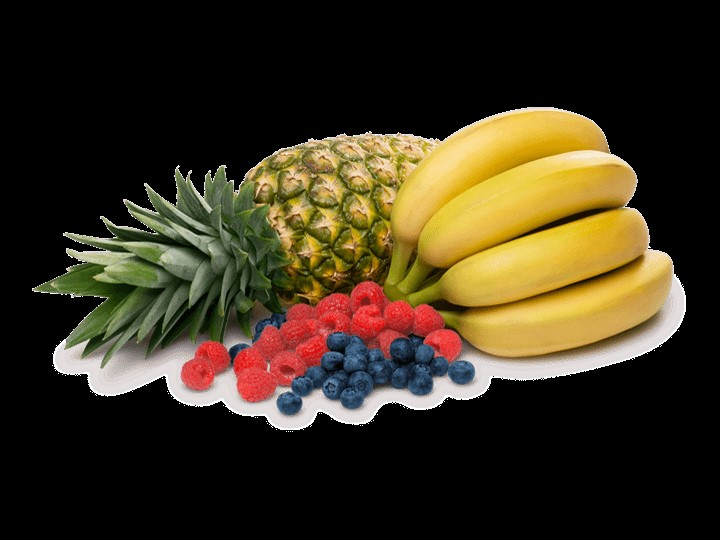
#> input picture src/fruits.jpg, 720 x 540 px; its folder holds only this picture in this run
$ python -i image_load.py   (imports and definitions only)
#> lines starting #> are read from the running program, lines starting #| are printed output that depends on the picture; after the words box and inside, x2 and y2 are one past the last pixel; in counts of white or black regions, pixels touching at a corner belong together
"""
Function to load and segment image using a thresholding method
"""

# requiriments

import os
import numpy as np
import cv2
import matplotlib.pyplot as plt
from PIL import Image, ImageDraw, ImageFilter
import pytesseract
from pytesseract import image_to_string
import imutils
import glob


class load_image(object):
    """
    This class read image data into memory.
    """
    def __init__(self, fileName,Gray=False):
#> called with fileName = 'fruits.jpg', Gray = False
        self.fileName = fileName
        self.Gray =Gray
        self.img = cv2.imread(fileName)
#> self.img is the input picture: shape (540, 720, 3); mean B, G, R 29.6, 49.7, 59.5
        if Gray is True:
            self.img = cv2.cvtColor(self.img, cv2.COLOR_BGR2GRAY)
        self.shape=self.img.shape
#> self.shape = (540, 720, 3)


    def __iter__(self):
        return self

    # [9 lines left out: function histo, not called in this run]


    def agis(self, kernelsize=3, threshold="Adap", ud=10 ,dilate=True,erode=True) :
        '''
        file name: path to img
        histogram: can you see the img hist?
        kernelsize: to medianBlur filtering (Default=3)
        threshold: method to img thresholding OTSU,BIN, Adapt,  Gaussian, i.e. authomatic, manual, automatic use of hist info, adaptative, gaussian
        ud: only works if threshold==BIN, a user defined number between  0 255 to define  the threshold value
        dilate: True or False
        erode: True or False
        '''
#> called with kernelsize = 3, threshold = 'Adap', ud = 10, dilate = True, erode = True
        threshold = threshold.lower()
        if threshold in ["adap","bin","otsu","gaussian"] is False:
            threshold="adap"
            print("warning, threshold should be one of adap,adap2,bin,otsu,gaussian")
        im = self.img
        if (im.shape[2]==3):
            im = cv2.cvtColor(im, cv2.COLOR_BGR2GRAY)
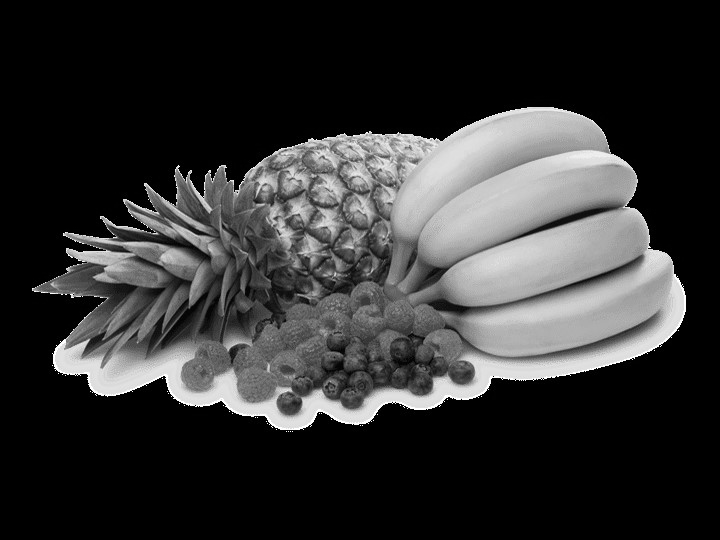
#> im: shape (540, 720); min 0, max 255, mean 50.3
        if kernelsize>0:
            blur = cv2.medianBlur(im,kernelsize,0)
        if kernelsize==0:
            blur = im
        if threshold=="otsu":
            x=(np.median(im))
            x= x.astype(int)
            if x < 255/2:
                ret3,th3 = cv2.threshold(blur,0,255,cv2.THRESH_BINARY+cv2.THRESH_OTSU)
            else:
                ret3,th3 = cv2.threshold(blur,0,255,cv2.THRESH_BINARY_INV+cv2.THRESH_OTSU)

            kernel = np.ones((16,16), np.uint8)

            th3 = cv2.morphologyEx(th3, cv2.MORPH_OPEN,kernel)
            if dilate is True:
                th3 = cv2.dilate(th3, None, iterations=4)
            if erode is True:
                th3 = cv2.erode(th3, None, iterations=8)

        if threshold=="bin":
            print("remember to select proper lower limit for binary thresholding, the histogram information is helpful ")
            x=(np.median(im))
            x= x.astype(int)
            if x < 255/2:
                th3= cv2.threshold(blur,ud,255,cv2.THRESH_BINARY)[1]
            else:
                th3= cv2.threshold(blur,ud,255,cv2.THRESH_BINARY_INV)[1]

            ret3=ud

            kernel = np.ones((16,16), np.uint8)

            th3 = cv2.morphologyEx(th3, cv2.MORPH_OPEN,kernel)

            if dilate is True:
                th3 = cv2.dilate(th3, None, iterations=4)
            if erode is True:
                th3 = cv2.erode(th3, None, iterations=8)

        if threshold=="adap":
            x=(np.median(im))
#> x = 0
            x= x.astype(int)
            if x < 255/2:
                ret3,th3= cv2.threshold(blur,x,255,cv2.THRESH_BINARY)
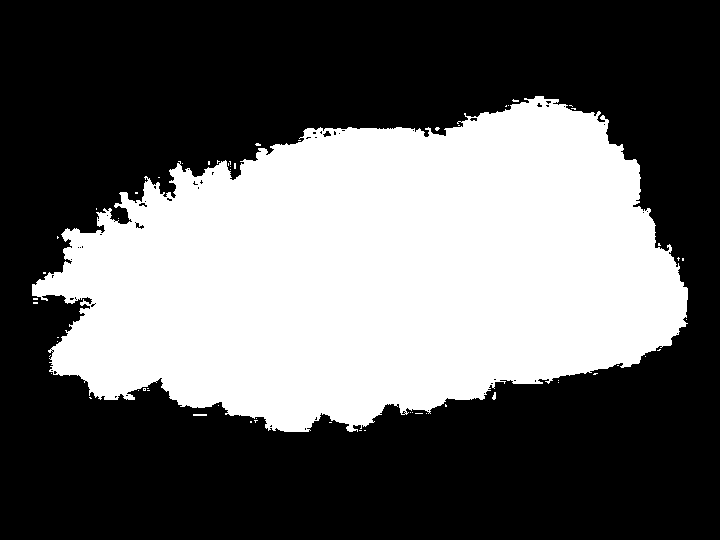
#> th3: shape (540, 720); 38.6% white; 59 white regions (56 under 20 px), largest, box (x1, y1, x2, y2) and area: (32, 96, 688, 432) 149872, (193, 414, 207, 416) 28, (492, 392, 496, 400) 22
#> ret3 = 0
            else:
                ret3,th3= cv2.threshold(blur,x,255,cv2.THRESH_BINARY_INV)
            kernel = np.ones((16,16), np.uint8)

            th3 = cv2.morphologyEx(th3, cv2.MORPH_OPEN,kernel)
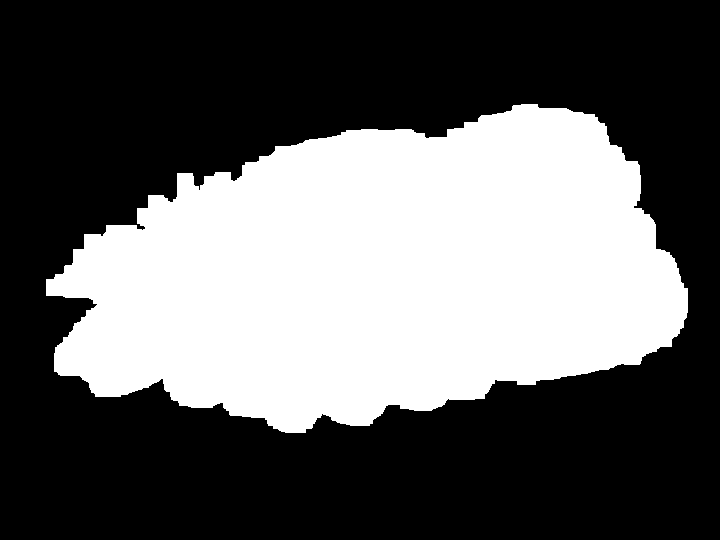
#> th3: shape (540, 720); 37.6% white; 1 white region, box (x1, y1, x2, y2) and area: (46, 104, 688, 433) 146116

            #ret3=x
            if dilate is True:
                th3 = cv2.dilate(th3, None, iterations=4)
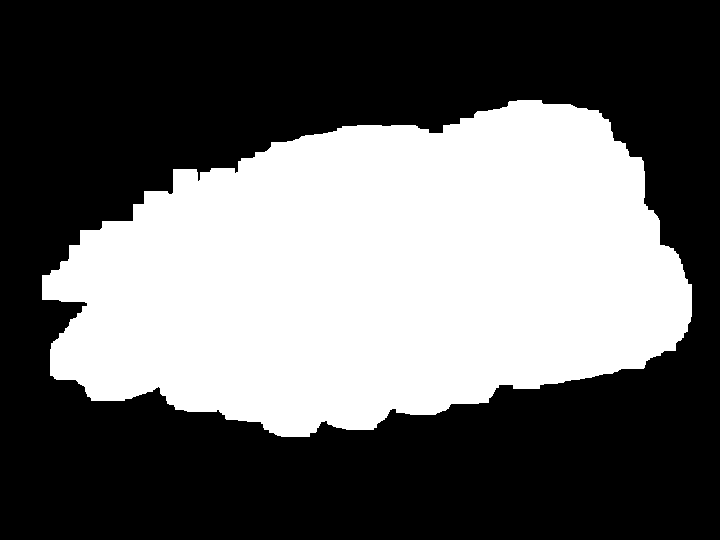
#> th3: shape (540, 720); 39.9% white; 1 white region, box (x1, y1, x2, y2) and area: (42, 100, 692, 437) 154957
            if erode is True:
                th3 = cv2.erode(th3, None, iterations=8)
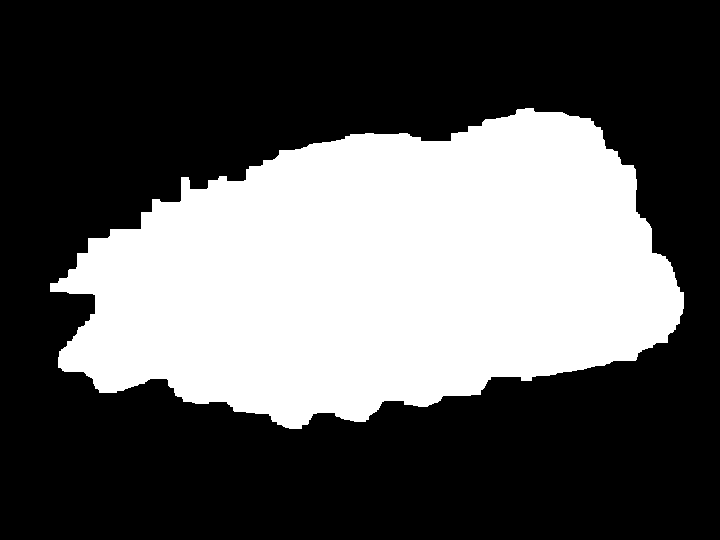
#> th3: shape (540, 720); 35.4% white; 1 white region, box (x1, y1, x2, y2) and area: (50, 108, 684, 429) 137789
        if threshold=="gaussian":
            x=(np.median(im))
            x= x.astype(int)
            if x < 255/2:
                th3 = cv2.adaptiveThreshold(blur,255,cv2.ADAPTIVE_THRESH_GAUSSIAN_C,cv2.THRESH_BINARY,15,2)
            else:
                th3 = cv2.adaptiveThreshold(blur,255,cv2.ADAPTIVE_THRESH_GAUSSIAN_C,cv2.THRESH_BINARY_INV,15,2)
            kernel = np.ones((16,16), np.uint8)

            th3 = cv2.morphologyEx(th3, cv2.MORPH_OPEN,kernel)
            ret3=0
            if dilate is True:
                th3 = cv2.dilate(th3, None, iterations=4)
            if erode is True:
                th3 = cv2.erode(th3, None, iterations=8)


        self.thr=ret3
#> self.thr = 0
        self.mask=th3
        return(self)


    # [37 lines left out: function acis, not called in this run]

>>> result = load_image('fruits.jpg').agis()
